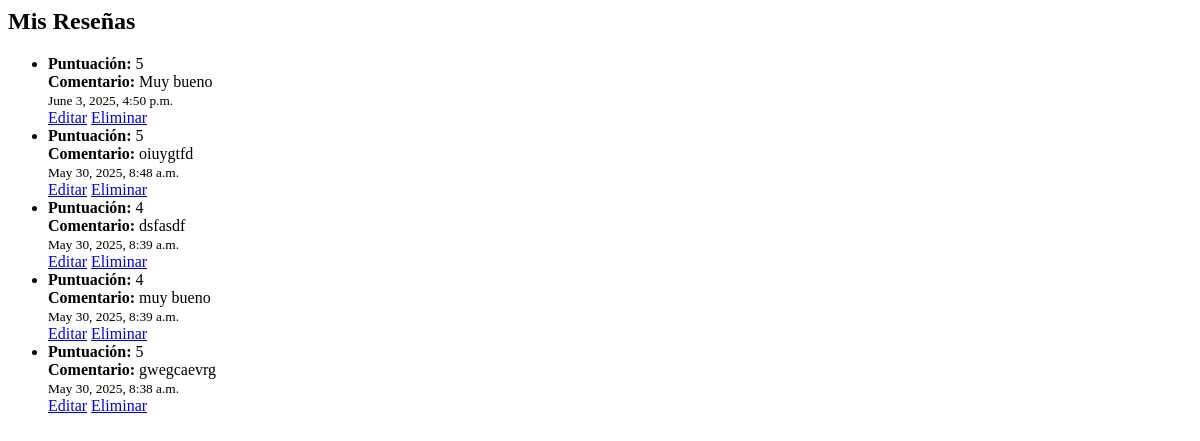
Before: /restaurante/resenas/ (signed in) with the older database file.
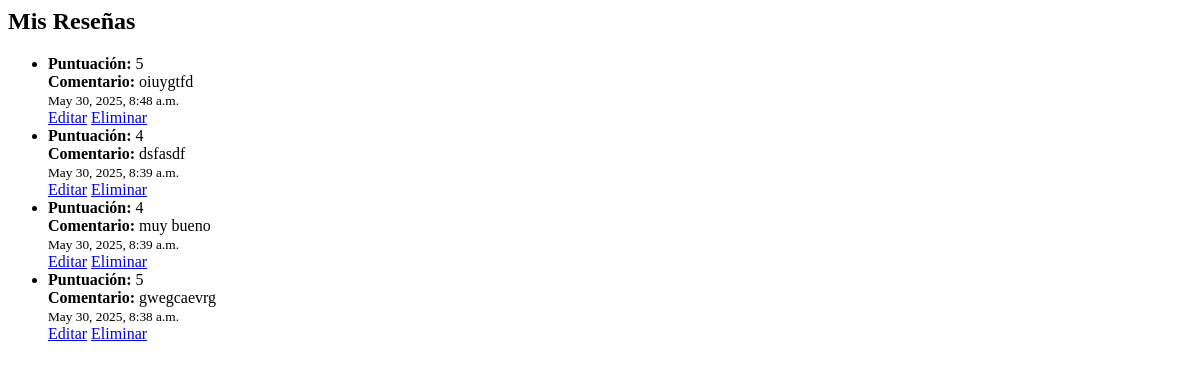
After: the same page with the newer database file.
### restauranteapp/models.py (models this page shows, shortened)
class Resena(models.Model):
    usuario = models.ForeignKey(settings.AUTH_USER_MODEL, on_delete=models.CASCADE)
    puntuacion = models.IntegerField(validators=[MinValueValidator(1), MaxValueValidator(5)])
    comentario = models.TextField()
    fecha = models.DateTimeField(default=timezone.now)

### restauranteapp/views.py (the view)
# urls.py: path('resenas/', views.listar_resenas, name='listar_resenas'),
@login_required
def listar_resenas(request):
    resenas = Resena.objects.all().order_by('-fecha')
    return render(request, 'resenas/listar_resenas.html', {'resenas': resenas})

### templates/resenas/listar_resenas.html (shortened to what this page needs)
{% block content %}
<div class="container mt-4">
  <h2>Mis Reseñas</h2>
  {% if resenas %}
    <ul class="list-group">
      {% for resena in resenas %}
        <li class="list-group-item">
          <strong>Puntuación:</strong> {{ resena.puntuacion }}<br>
          <strong>Comentario:</strong> {{ resena.comentario }}<br>
          <small class="text-muted">{{ resena.fecha }}</small><br>
          <a href="{% url 'editar_resena' resena.pk %}" class="btn btn-sm btn-primary mt-2">Editar</a>
          <a href="{% url 'eliminar_resena' resena.pk %}" class="btn btn-sm btn-danger mt-2">Eliminar</a>
        </li>
      {% endfor %}
    </ul>
  {% else %}
    <p>No has escrito ninguna reseña aún.</p>
  {% endif %}
</div>
{% endblock %}

Changed rows visible on the page:
removed Resena: puntuacion "5", comentario "Muy bueno", fecha "June 3, 2025, 4:50 p.m."
